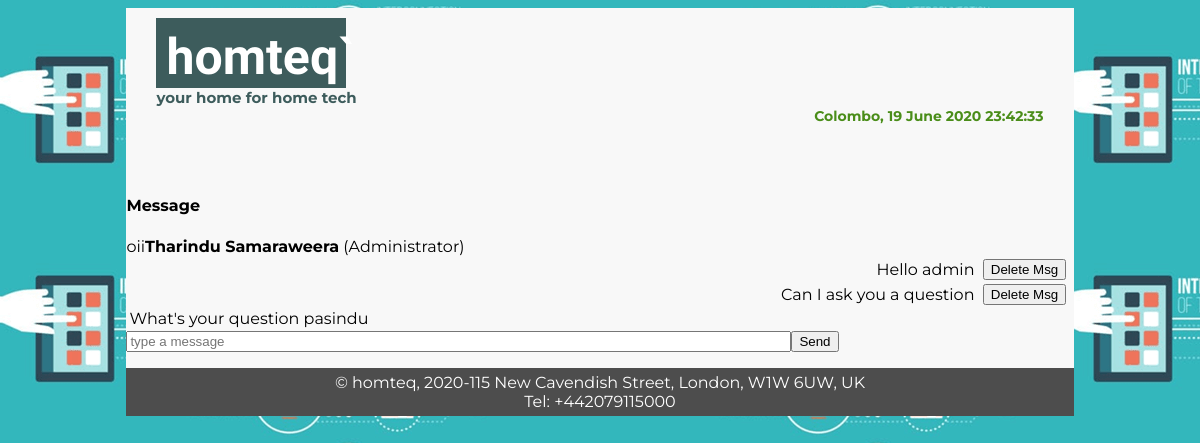
Page /message_process.php?rid=12 (signed in) on the committed database.
### tables this page shows
CREATE TABLE `users` (
  `userId` int(4) NOT NULL,
  `userType` varchar(1) NOT NULL,
  `userFName` varchar(50) NOT NULL,
  `userSName` varchar(50) NOT NULL,
  `userAddress` varchar(50) NOT NULL,
  `userPostCode` varchar(50) NOT NULL,
  `userTelNo` varchar(50) NOT NULL,
  `userEmail` varchar(50) NOT NULL,
  `userPassword` varchar(50) NOT NULL
);

CREATE TABLE `messgae` (
  `messageId` int(11) NOT NULL,
  `senderId` int(11) NOT NULL,
  `receiverId` int(11) NOT NULL,
  `message` varchar(250) NOT NULL
);

### message_process.php (the view, shortened to what this page needs)
<?php
$pagename="Message";
echo "<link rel=stylesheet type=text/css href=mystylesheet.css>";
echo "<link rel=stylesheet type=text/css href=mystylesheet(hover).css>";
echo "<body>";
include ("detectlogin.php");
echo "<h4>".$pagename."</h4>";
if(isset($_GET['rid'])){
    $rid = $_SESSION['receiverId'];
    displayMsg($rid);
}else if(isset($_SESSION['receiverId'])){
    $rid=$_SESSION['receiverId'];
    displayMsg($rid);
}
function newMsg($rid,$sid){
    echo "<align='right'><form action=message_process.php method=POST>";
        echo "<input  type='text' id='message' size='80%' name='message' placeholder='type a message'>";
        echo "<th><input type=submit name=send_button value='Send'></button></th>";
    echo "</form>";
}
function displayMsg($rid){
    echo "<span>oii</span>";
    $SQL="select userFName,userSName,userType from users where userId=$rid";
    $exeSQL=mysqli_query($GLOBALS['conn'], $SQL) or die (mysqli_error());
    $arrayd=mysqli_fetch_array($exeSQL);
    if($arrayd['userType']=="A"){
        $type="Administrator";
    }else if($arrayd['userType']=="C"){
        $type="Customer";
    }
    echo "<b>".$arrayd['userFName']." ". $arrayd['userSName']."</b> (".$type.")";
    echo "<table width=100%>";
    $sid=$_SESSION['userId'];
    $SQL2="select messageId,senderId,message from messgae where (senderId=$sid AND receiverId=$rid) OR (senderId=$rid AND receiverId=$sid) order by messageId ASC";
    $exeSQL2=mysqli_query($GLOBALS['conn'], $SQL2) or die (mysqli_error());
    while($arrayp=mysqli_fetch_array($exeSQL2)){
        if($arrayp['senderId']==$sid){
            echo "<tr>";
            echo "<td><p align='right'>".$arrayp['message']."</p></td>";
            echo "<form action=message_process.php method=POST>";
				echo "<th width=10%><input type=submit name=del_button value='Delete Msg'></button></th>";
                echo "</tr>";
        }else{
            echo "<tr>";
            echo "<td>".$arrayp['message']."</td>";
            echo "</tr>";
        }
    }
    echo "</table>";
    newMsg($rid,$sid);
}
echo "</body>";
?>

### mystylesheet.css (style rules this page uses)
body { background-image: url("background_img.png"); }
#container { margin: 0 auto; width: 80%; background: #F8F8F8; font-family: Montserrat; border-style: None; border-color: #F8F8F8; }
#header { background: #F8F8F8; padding: 10px 30px; }
#header h1 { margin: 0; background:#3d5c5c; color:#ffffff; font-family: Fjalla One; font-size: 50; text-align: left; width: 170; height:50; padding: 10px; }
#header h2 { margin: 0; color: #3d5c5c; font-size: 15; text-align: left; }
#header h3 { margin: 0; color:#4a8d19; font-size: 14; text-align: right; }
#content { clear: left; padding: 20px; }
#footer { background:#4d4d4d; text-align: center; padding: 5px; color: #fff; }

### rows in the picture
users: userFName "Tharindu", userSName "Samaraweera", userType "Administrator"
messgae: message "Hello admin"
messgae: message "Can I ask you a question"
messgae: message "What's your question pasindu"

### other values in the picture
$pagename "Message"
